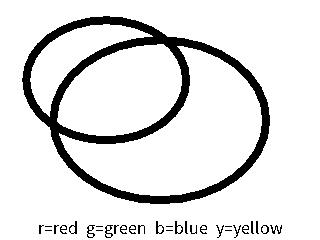
Frame 1 (no input)
Frame 60 (the mouse pressed at the canvas centre just before this capture): identical to frame 1, image omitted
Frame 120 (the mouse held since frame 60 and released just before this capture): identical to frame 1, image omitted

The Processing sketch that drew this single still picture (run headless with seeded random() and noise(); from frame 60 on, the mouse is pressed at the canvas centre):

// Processing sketch: paintFill
// ── paintFill.pde
  int selectedColor = color(255, 0, 0);
int colorToReplace = color(255);

void setup() {
  size(320, 240);
  background(255);
  strokeWeight(8);
  noFill();
  noSmooth();
  ellipse( width/3, height/3, width/2, height/2);
  ellipse( width/2, height/2, 2* width/3, 2 * height/3);
}

void draw() {
  fill(0);
  String message = "r=red  g=green  b=blue  y=yellow";
  textSize(18);
  text(message, (width - textWidth(message))/2, height - 6);
}

void mouseClicked() {
  fillPixels(mouseX, mouseY);
}

void keyPressed() {
  if (key == 'r') {
    selectedColor = color(255, 0, 0);
  } 
  else if (key == 'g') {
    selectedColor = color(0, 255, 0);
  }
  if (key == 'b') {
    selectedColor = color(0, 0, 255);
  }
  if (key == 'y') {
    selectedColor = color(255, 255, 0);
  }
}

class Point {
  int x, y;

  Point(int x_, int y_) {
    x = x_; 
    y = y_;
  }
}

void fillPixels(int x, int y) {
  loadPixels();
  ArrayList<Point> pixelsToFill = new ArrayList<Point>();
  pixelsToFill.add(new Point(x, y));

  while (pixelsToFill.size () > 0) {
    Point point = pixelsToFill.get( 0);//pixelsToFill.size() - 1);
    int pxlIndex = point.y * width + point.x;
    int pxl = pixels[pxlIndex];
    if (pxl != colorToReplace) {
      pixelsToFill.remove(point);
    }
    else {
      pixels[pxlIndex] = selectedColor;
      for (int dx = -1; dx < 2; ++dx) {
        for (int dy = -1; dy < 2; ++dy) {
          int x_ =point.x + dx;
          int y_ =point.y + dy;
          if (x_ >= 0 && x_ < width && y_>=0 && y_ < height) {
            if (x_ != 0 || y_ != 0) {
              int pxlToAddIndex = y_ * width + x_;
              int pxl_ = pixels[pxlToAddIndex];
              if (pxl_ != selectedColor) {
                pixelsToFill.add(new Point(x_, y_));
              }
            }
          }
        }
      }
    }
  }
  updatePixels();
}
